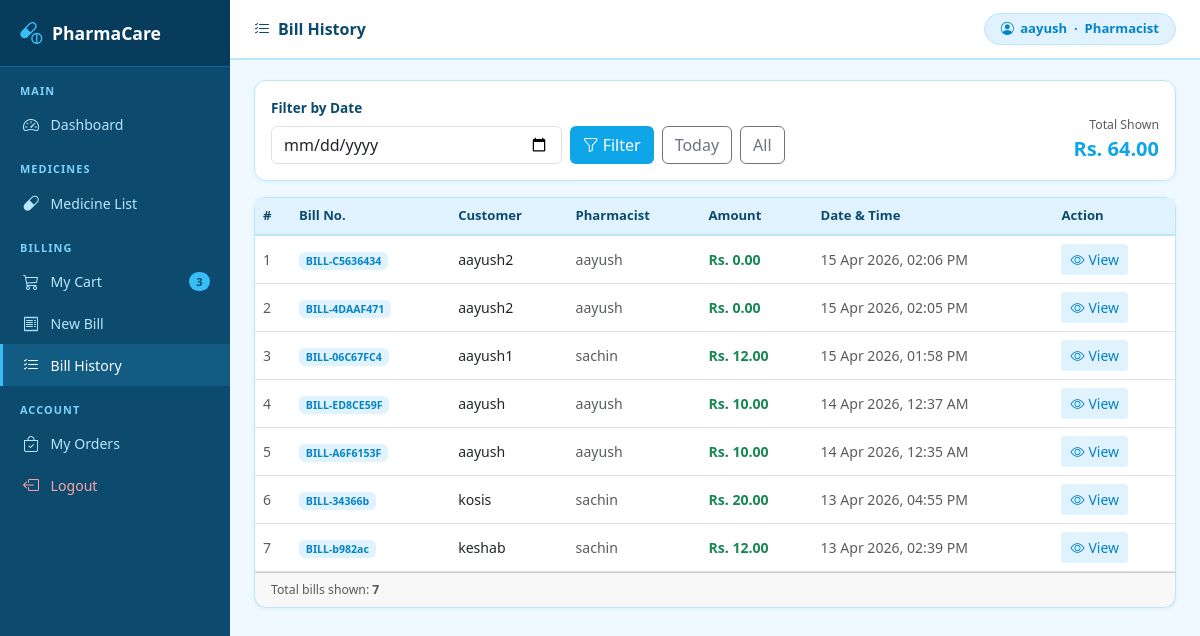
Page /bills/ (signed in) on the committed database.
### pharmacy/models.py (models this page shows, shortened)
class User(AbstractUser):
    ROLE_CHOICES = [('admin','Admin'),('pharmacist','Pharmacist')]
    role = models.CharField(max_length=20, choices=ROLE_CHOICES, default='pharmacist')
    class Meta:
        app_label = 'pharmacy'

class Bill(models.Model):
    STATUS = [('pending','Pending'),('completed','Completed'),('cancelled','Cancelled')]
    bill_number    = models.CharField(max_length=20, unique=True)
    pharmacist     = models.ForeignKey(User, on_delete=models.SET_NULL, null=True)
    customer_name  = models.CharField(max_length=200, blank=True, default='Walk-in Customer')
    customer_phone = models.CharField(max_length=15, blank=True)
    total_amount   = models.DecimalField(max_digits=12, decimal_places=2, default=0)
    status         = models.CharField(max_length=20, choices=STATUS, default='completed')
    created_at     = models.DateTimeField(auto_now_add=True)
    notes          = models.TextField(blank=True)
    class Meta:
        app_label = 'pharmacy'

### pharmacy/views.py (the view)
# urls.py: path('bills/',views.bill_list,name='bill_list'),
@login_required
def bill_list(request):
    bills = Bill.objects.select_related('pharmacist').order_by('-created_at')
    if request.GET.get('date'):
        bills = bills.filter(created_at__date=request.GET['date'])
    if request.GET.get('today'):
        bills = bills.filter(created_at__date=date.today())
    return render(request, 'pharmacy/bill_list.html', {
        'bills': bills,
        'total': bills.aggregate(t=Sum('total_amount'))['t'] or 0,
    })

### templates/pharmacy/bill_list.html (shortened to what this page needs)
{% extends 'pharmacy/base.html' %}
{% block page_title %}<i class="bi bi-list-check me-2"></i>Bill History{% endblock %}
{% block content %}
<div class="card mb-3">
    <div class="card-body py-3">
        <form method="GET" class="row g-2 align-items-end">
            <div class="col-md-4">
                <label class="form-label">Filter by Date</label>
                <input type="date" name="date" class="form-control"
                       value="{{ request.GET.date }}">
            </div>
            <div class="col-auto d-flex gap-2 align-items-end">
                <button type="submit"
                        class="btn text-white"
                        style="background:#0ea5e9;">
                    <i class="bi bi-funnel me-1"></i>Filter
                </button>
                <a href="?today=1"
                   class="btn btn-outline-secondary">
                    Today
                </a>
                <a href="{% url 'bill_list' %}"
                   class="btn btn-outline-secondary">
                    All
                </a>
            </div>
            <div class="col-md-4 ms-auto text-end">
                <div class="text-muted small">Total Shown</div>
                <div class="fw-bold fs-5" style="color:#0ea5e9;">
                    Rs. {{ total|floatformat:2 }}
                </div>
            </div>
        </form>
    </div>
</div>
<div class="card">
    <div class="card-body p-0">
        <div class="table-responsive">
            <table class="table table-hover mb-0">
                <thead>
                    <tr>
                        <th>#</th>
                        <th>Bill No.</th>
                        <th>Customer</th>
                        <th>Pharmacist</th>
                        <th>Amount</th>
                        <th>Date & Time</th>
                        <th>Action</th>
                    </tr>
                </thead>
                <tbody>
                    {% for bill in bills %}
                    <tr>
                        <td class="text-muted small">{{ forloop.counter }}</td>
                        <td>
                            <span class="badge"
                                  style="background:#e0f2fe; color:#0284c7;">
                                {{ bill.bill_number }}
                            </span>
                        </td>
                        <td>{{ bill.customer_name }}</td>
                        <td class="text-muted small">
                            {{ bill.pharmacist.username|default:"—" }}
                        </td>
                        <td class="fw-semibold text-success">
                            Rs. {{ bill.total_amount }}
                        </td>
                        <td class="text-muted small">
                            {{ bill.created_at|date:"d M Y, h:i A" }}
                        </td>
                        <td>
                            <a href="{% url 'bill_invoice' bill.pk %}"
                               class="btn btn-sm"
                               style="background:#e0f2fe; color:#0284c7;">
                                <i class="bi bi-eye me-1"></i>View
                            </a>
                        </td>
                    </tr>
                    {% endfor %}
                </tbody>
            </table>
        </div>
    </div>
    <div class="card-footer small text-muted">
        Total bills shown: <strong>{{ bills|length }}</strong>
    </div>
</div>
{% endblock %}

### templates/pharmacy/base.html (shortened to what this page needs)
<!DOCTYPE html>
<html lang="en">
<head>
    <link href="https://cdn.jsdelivr.net/npm/bootstrap@5.3.0/dist/css/bootstrap.min.css" rel="stylesheet">
    <link href="https://cdn.jsdelivr.net/npm/bootstrap-icons@1.11.0/font/bootstrap-icons.css" rel="stylesheet">
</head>
<body>
{% if user.is_authenticated %}
<div class="sidebar">
    <div class="sidebar-brand">
        <i class="bi bi-capsule-pill"></i>
        PharmaCare
    </div>
    <div class="nav-section">Main</div>
    <a href="{% url 'dashboard' %}"
       class="nav-link {% if request.resolver_match.url_name == 'dashboard' %}active{% endif %}">
        <i class="bi bi-speedometer2"></i> Dashboard
    </a>
    <div class="nav-section">Medicines</div>
    <a href="{% url 'medicine_list' %}"
       class="nav-link {% if 'medicine' in request.resolver_match.url_name %}active{% endif %}">
        <i class="bi bi-capsule"></i> Medicine List
    </a>
    <div class="nav-section">Billing</div>
    <a href="{% url 'cart' %}"
       class="nav-link {% if request.resolver_match.url_name == 'cart' %}active{% endif %}">
        <i class="bi bi-cart3"></i> My Cart
        {% with count=request.user.cartitem_set.count %}
        {% if count > 0 %}
        <span class="badge rounded-pill ms-auto"
              style="background:#38bdf8; color:#0c4a6e; font-size:0.7rem;">
            {{ count }}
        </span>
        {% endif %}
        {% endwith %}
    </a>
    <a href="{% url 'create_bill' %}"
       class="nav-link {% if request.resolver_match.url_name == 'create_bill' %}active{% endif %}">
        <i class="bi bi-receipt"></i> New Bill
    </a>
    <a href="{% url 'bill_list' %}"
       class="nav-link {% if request.resolver_match.url_name == 'bill_list' %}active{% endif %}">
        <i class="bi bi-list-check"></i> Bill History
    </a>
    <div class="nav-section">Account</div>
<a href="{% url 'my_orders' %}"
   class="nav-link {% if request.resolver_match.url_name == 'my_orders' %}active{% endif %}">
    <i class="bi bi-bag-check"></i> My Orders
</a>
<a href="{% url 'logout' %}" class="nav-link" style="color:#fca5a5;">
    <i class="bi bi-box-arrow-left"></i> Logout
</a>
</div>
<div class="topbar">
    <span class="topbar-title">
        {% block page_title %}Dashboard{% endblock %}
    </span>
    <div class="user-pill">
        <i class="bi bi-person-circle"></i>
        {{ user.username }} &nbsp;·&nbsp; {{ user.role|title }}
    </div>
</div>
<div class="main">
    {% block content %}{% endblock %}
</div>
{% else %}
    {% block auth_content %}{% endblock %}
{% endif %}
</body>
</html>

### templates/pharmacy/base.html (style rules this page uses)
:root { --sky: #0ea5e9; --sky-dark: #0284c7; --sky-light: #e0f2fe; --sky-mid: #bae6fd; --sidebar-w: 230px; --topbar-h: 60px; }
* { box-sizing: border-box; }
body { background: #f0f9ff; font-family: 'Segoe UI', sans-serif; font-size: 14px; }
.sidebar { position: fixed; top: 0; left: 0; width: var(--sidebar-w); height: 100vh; background: #0c4a6e; overflow-y: auto; z-index: 200; }
.sidebar-brand { background: #083c5c; padding: 1rem 1.25rem; display: flex; align-items: center; gap: 0.6rem; color: #fff; font-size: 1.1rem; font-weight: 700; border-bottom: 1px solid #0369a1; }
.sidebar-brand i { color: #38bdf8; font-size: 1.4rem; }
.nav-section { color: #7dd3fc; font-size: 0.68rem; font-weight: 600; text-transform: uppercase; letter-spacing: 0.1em; padding: 1rem 1.25rem 0.3rem; }
.sidebar .nav-link { color: #bae6fd; padding: 0.55rem 1.25rem; display: flex; align-items: center; gap: 0.6rem; font-size: 0.88rem; border-left: 3px solid transparent; transition: all 0.15s; }
.sidebar .nav-link:hover, .sidebar .nav-link.active { color: #fff; background: rgba(56,189,248,0.15); border-left-color: #38bdf8; }
.sidebar .nav-link i { font-size: 1rem; width: 18px; }
.topbar { position: fixed; top: 0; left: var(--sidebar-w); right: 0; height: var(--topbar-h); background: #fff; border-bottom: 2px solid var(--sky-mid); display: flex; align-items: center; justify-content: space-between; padding: 0 1.5rem; z-index: 100; }
.topbar-title { font-weight: 700; font-size: 1rem; color: #0c4a6e; }
.user-pill { background: var(--sky-light); color: var(--sky-dark); border: 1px solid var(--sky-mid); border-radius: 50px; padding: 0.3rem 1rem; font-size: 0.82rem; font-weight: 600; display: flex; align-items: center; gap: 0.4rem; }
.main { margin-left: var(--sidebar-w); padding-top: calc(var(--topbar-h) + 1.25rem); padding-left: 1.5rem; padding-right: 1.5rem; padding-bottom: 2rem; min-height: 100vh; }
.card { border: 1px solid var(--sky-mid); border-radius: 12px; box-shadow: 0 1px 6px rgba(14,165,233,0.08); }
.table thead th { background: var(--sky-light); color: #0c4a6e; font-weight: 600; font-size: 0.82rem; border-bottom: 2px solid var(--sky-mid); }
.table td { vertical-align: middle; font-size: 0.88rem; }
.form-label { font-weight: 600; font-size: 0.85rem; color: #0c4a6e; }

### rows in the picture
User: username "aayush", role "Pharmacist"
Bill: bill_number "BILL-C5636434", customer_name "aayush2", pharmacist.username "aayush", total_amount "0.00", created_at "15 Apr 2026, 02:06 PM"
Bill: bill_number "BILL-4DAAF471", customer_name "aayush2", pharmacist.username "aayush", total_amount "0.00", created_at "15 Apr 2026, 02:05 PM"
Bill: bill_number "BILL-06C67FC4", customer_name "aayush1", pharmacist.username "sachin", total_amount "12.00", created_at "15 Apr 2026, 01:58 PM"
Bill: bill_number "BILL-ED8CE59F", customer_name "aayush", pharmacist.username "aayush", total_amount "10.00", created_at "14 Apr 2026, 12:37 AM"
Bill: bill_number "BILL-A6F6153F", customer_name "aayush", pharmacist.username "aayush", total_amount "10.00", created_at "14 Apr 2026, 12:35 AM"
Bill: bill_number "BILL-34366b", customer_name "kosis", pharmacist.username "sachin", total_amount "20.00", created_at "13 Apr 2026, 04:55 PM"
Bill: bill_number "BILL-b982ac", customer_name "keshab", pharmacist.username "sachin", total_amount "12.00", created_at "13 Apr 2026, 02:39 PM"

### other values in the picture
{{ count }} "3"
{{ total|floatformat:2 }} "64.00"
{{ bills|length }} "7"
